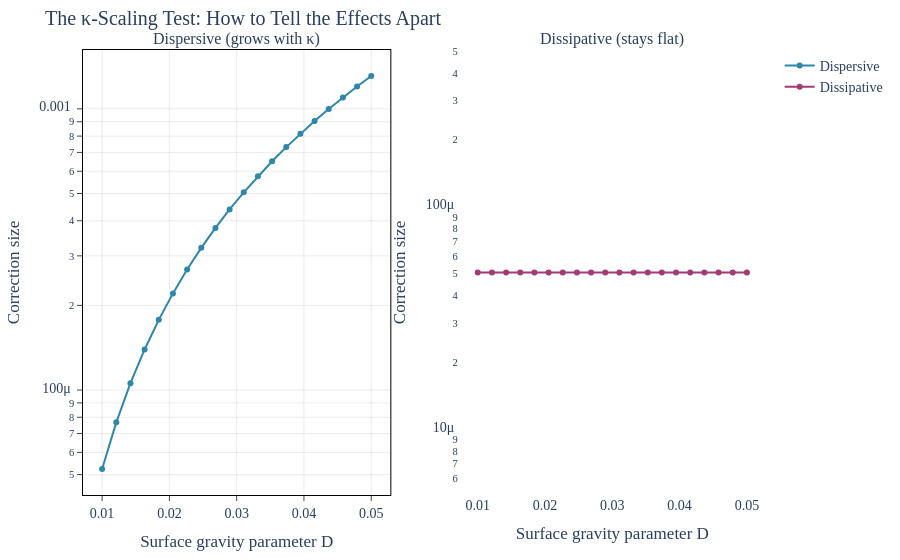

Notebook source saved alongside this figure:
### Markdown cell above
## 4. The $\kappa$-Scaling Test: A Clean Discriminant

The Heidelberg group can tune the atom-atom interaction strength using magnetic fields (Feshbach resonance). This changes the "surface gravity" $\kappa$ of the acoustic black hole.

Our prediction: if you measure the effective temperature at several values of $\kappa$ and plot the deviation, you will see:
- The **dispersive** correction grows as $\kappa^2$ (quadratic)
- The **dissipative** correction stays roughly constant

This different scaling behavior provides a smoking-gun test to identify which type of correction is responsible for any observed deviation.

### Code cell
# viz-ref: fig_kappa_scaling_phase4

kappa_pred = kappa_scaling_prediction(n_points=20)
D_values = np.linspace(0.01, 0.05, 20)

fig = make_subplots(
    rows=1,
    cols=2,
    subplot_titles=["Dispersive (grows with \u03ba)", "Dissipative (stays flat)"],
)

fig.add_trace(
    go.Scatter(
        x=D_values,
        y=np.abs(kappa_pred.delta_disp_values),
        mode="lines+markers",
        name="Dispersive",
        line=dict(color=COLORS["Steinhauer"], width=2),
    ),
    row=1,
    col=1,
)

fig.add_trace(
    go.Scatter(
        x=D_values,
        y=np.abs(kappa_pred.delta_diss_values),
        mode="lines+markers",
        name="Dissipative",
        line=dict(color=COLORS["Heidelberg"], width=2),
    ),
    row=1,
    col=2,
)

fig.update_xaxes(title_text="Surface gravity parameter D", row=1, col=1)
fig.update_xaxes(title_text="Surface gravity parameter D", row=1, col=2)
fig.update_yaxes(title_text="Correction size", type="log", row=1, col=1)
fig.update_yaxes(title_text="Correction size", type="log", row=1, col=2)

apply_layout(fig, title="The \u03ba-Scaling Test: How to Tell the Effects Apart")
fig.show()

### Figure 1 — Plotly figure (JSON) as saved in the notebook; plotly's stock layout.template omitted (floating-point values rounded to 4 significant figures)
{"data": [{"line": {"color": "#2E86AB", "width": 2}, "mode": "lines+markers", "name": "Dispersive", "type": "scatter", "x": [0.01, 0.01211, 0.01421, 0.01632, 0.01842, 0.02053, 0.02263, 0.02474, 0.02684, 0.02895, 0.03105, 0.03316, 0.03526, 0.03737, 0.03947, 0.04158, 0.04368, 0.04579, 0.04789, 0.05], "xaxis": "x", "y": [5.236e-05, 7.673e-05, 0.0001057, 0.0001394, 0.0001777, 0.0002206, 0.0002682, 0.0003204, 0.0003773, 0.0004387, 0.0005049, 0.0005757, 0.0006511, 0.0007312, 0.0008159, 0.0009052, 0.0009992, 0.001098, 0.001201, 0.001309], "yaxis": "y"}, {"line": {"color": "#A23B72", "width": 2}, "mode": "lines+markers", "name": "Dissipative", "type": "scatter", "x": [0.01, 0.01211, 0.01421, 0.01632, 0.01842, 0.02053, 0.02263, 0.02474, 0.02684, 0.02895, 0.03105, 0.03316, 0.03526, 0.03737, 0.03947, 0.04158, 0.04368, 0.04579, 0.04789, 0.05], "xaxis": "x2", "y": [5.066e-05, 5.066e-05, 5.066e-05, 5.066e-05, 5.066e-05, 5.066e-05, 5.066e-05, 5.066e-05, 5.066e-05, 5.066e-05, 5.066e-05, 5.066e-05, 5.066e-05, 5.066e-05, 5.066e-05, 5.066e-05, 5.066e-05, 5.066e-05, 5.066e-05, 5.066e-05], "yaxis": "y2"}], "layout": {"annotations": [{"font": {"size": 16}, "showarrow": false, "text": "Dispersive (grows with κ)", "x": 0.225, "xanchor": "center", "xref": "paper", "y": 1, "yanchor": "bottom", "yref": "paper"}, {"font": {"size": 16}, "showarrow": false, "text": "Dissipative (stays flat)", "x": 0.775, "xanchor": "center", "xref": "paper", "y": 1, "yanchor": "bottom", "yref": "paper"}], "font": {"family": "CMU Serif, Computer Modern, Times New Roman, serif", "size": 14}, "margin": {"b": 60, "l": 70, "r": 30, "t": 50}, "paper_bgcolor": "white", "plot_bgcolor": "white", "title": {"text": "The κ-Scaling Test: How to Tell the Effects Apart"}, "xaxis": {"anchor": "y", "domain": [0, 0.45], "gridcolor": "rgba(0,0,0,0.08)", "linecolor": "black", "linewidth": 1, "mirror": true, "showgrid": true, "showline": true, "ticks": "outside", "title": {"text": "Surface gravity parameter D"}, "zeroline": true, "zerolinecolor": "rgba(0,0,0,0.2)"}, "xaxis2": {"anchor": "y2", "domain": [0.55, 1], "title": {"text": "Surface gravity parameter D"}}, "yaxis": {"anchor": "x", "domain": [0, 1], "gridcolor": "rgba(0,0,0,0.08)", "linecolor": "black", "linewidth": 1, "mirror": true, "showgrid": true, "showline": true, "ticks": "outside", "title": {"text": "Correction size"}, "type": "log", "zeroline": true, "zerolinecolor": "rgba(0,0,0,0.2)"}, "yaxis2": {"anchor": "x2", "domain": [0, 1], "title": {"text": "Correction size"}, "type": "log"}}}
